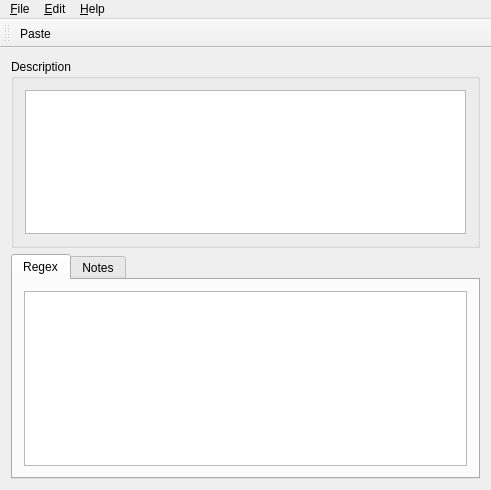
<?xml version="1.0" encoding="UTF-8"?>
<ui version="4.0">
 <class>RegexLibraryBA</class>
 <widget class="QMainWindow" name="RegexLibraryBA">
  <property name="geometry">
   <rect>
    <x>0</x>
    <y>0</y>
    <width>491</width>
    <height>490</height>
   </rect>
  </property>
  <property name="windowTitle">
   <string>Kodos - Regex Library</string>
  </property>
  <widget class="QWidget" name="widget">
   <layout class="QGridLayout">
    <item row="0" column="0">
     <widget class="QGroupBox" name="groupBox5">
      <property name="title">
       <string>Description</string>
      </property>
      <layout class="QGridLayout">
       <item row="0" column="0">
        <widget class="QListWidget" name="descriptionListBox"/>
       </item>
      </layout>
     </widget>
    </item>
    <item row="1" column="0">
     <widget class="QTabWidget" name="tabWidget3">
      <widget class="QWidget" name="tab">
       <attribute name="title">
        <string>Regex</string>
       </attribute>
       <layout class="QGridLayout">
        <item row="0" column="0">
         <widget class="QTextBrowser" name="regexTextBrowser"/>
        </item>
       </layout>
      </widget>
      <widget class="QWidget" name="tab">
       <attribute name="title">
        <string>Notes</string>
       </attribute>
       <layout class="QGridLayout">
        <item row="0" column="0">
         <widget class="QTextBrowser" name="noteTextBrowser"/>
        </item>
        <item row="1" column="0">
         <layout class="QHBoxLayout">
          <item>
           <widget class="QLabel" name="textLabel3">
            <property name="text">
             <string>Contributed By:</string>
            </property>
            <property name="wordWrap">
             <bool>false</bool>
            </property>
           </widget>
          </item>
          <item>
           <widget class="QLineEdit" name="contribEdit">
            <property name="readOnly">
             <bool>true</bool>
            </property>
           </widget>
          </item>
         </layout>
        </item>
       </layout>
      </widget>
     </widget>
    </item>
   </layout>
  </widget>
  <widget class="QToolBar" name="toolBar">
   <property name="label" stdset="0">
    <string>Tools</string>
   </property>
   <attribute name="toolBarArea">
    <enum>TopToolBarArea</enum>
   </attribute>
   <attribute name="toolBarBreak">
    <bool>false</bool>
   </attribute>
   <addaction name="editPasteAction"/>
  </widget>
  <widget class="QMenuBar" name="MenuBar">
   <property name="geometry">
    <rect>
     <x>0</x>
     <y>0</y>
     <width>491</width>
     <height>24</height>
    </rect>
   </property>
   <widget class="QMenu" name="fileMenu">
    <property name="title">
     <string>&amp;File</string>
    </property>
    <addaction name="separator"/>
    <addaction name="exitAction"/>
   </widget>
   <widget class="QMenu" name="editMenu">
    <property name="title">
     <string>&amp;Edit</string>
    </property>
    <addaction name="editPasteAction"/>
    <addaction name="separator"/>
   </widget>
   <widget class="QMenu" name="helpMenu">
    <property name="title">
     <string>&amp;Help</string>
    </property>
    <addaction name="helpHelpAction"/>
   </widget>
   <addaction name="fileMenu"/>
   <addaction name="editMenu"/>
   <addaction name="helpMenu"/>
  </widget>
  <action name="editPasteAction">
   <property name="icon">
    <iconset>
     <normaloff>image1</normaloff>image1</iconset>
   </property>
   <property name="text">
    <string>&amp;Paste Example Into Kodos</string>
   </property>
   <property name="iconText">
    <string>Paste</string>
   </property>
   <property name="toolTip">
    <string>Paste This Example Into Kodos</string>
   </property>
   <property name="shortcut">
    <string>Ctrl+V</string>
   </property>
   <property name="name" stdset="0">
    <cstring>editPasteAction</cstring>
   </property>
  </action>
  <action name="helpHelpAction">
   <property name="icon">
    <iconset>
     <normaloff>image2</normaloff>image2</iconset>
   </property>
   <property name="text">
    <string>&amp;Help</string>
   </property>
   <property name="iconText">
    <string>Help</string>
   </property>
   <property name="shortcut">
    <string>Ctrl+/</string>
   </property>
   <property name="name" stdset="0">
    <cstring>helpHelpAction</cstring>
   </property>
  </action>
  <action name="exitAction">
   <property name="text">
    <string>&amp;Exit</string>
   </property>
   <property name="iconText">
    <string>Exit</string>
   </property>
   <property name="name" stdset="0">
    <cstring>exitAction</cstring>
   </property>
  </action>
 </widget>
 <layoutdefault spacing="6" margin="11"/>
 <resources/>
 <connections>
  <connection>
   <sender>editPasteAction</sender>
   <signal>activated()</signal>
   <receiver>RegexLibraryBA</receiver>
   <slot>editPaste()</slot>
   <hints>
    <hint type="sourcelabel">
     <x>-1</x>
     <y>-1</y>
    </hint>
    <hint type="destinationlabel">
     <x>20</x>
     <y>20</y>
    </hint>
   </hints>
  </connection>
  <connection>
   <sender>exitAction</sender>
   <signal>activated()</signal>
   <receiver>RegexLibraryBA</receiver>
   <slot>close()</slot>
   <hints>
    <hint type="sourcelabel">
     <x>-1</x>
     <y>-1</y>
    </hint>
    <hint type="destinationlabel">
     <x>20</x>
     <y>20</y>
    </hint>
   </hints>
  </connection>
  <connection>
   <sender>descriptionListBox</sender>
   <signal>currentRowChanged(int)</signal>
   <receiver>RegexLibraryBA</receiver>
   <slot>descSelectedSlot()</slot>
   <hints>
    <hint type="sourcelabel">
     <x>274</x>
     <y>168</y>
    </hint>
    <hint type="destinationlabel">
     <x>280</x>
     <y>-11</y>
    </hint>
   </hints>
  </connection>
 </connections>
 <slots>
  <slot>descSelectedSlot()</slot>
 </slots>
</ui>
